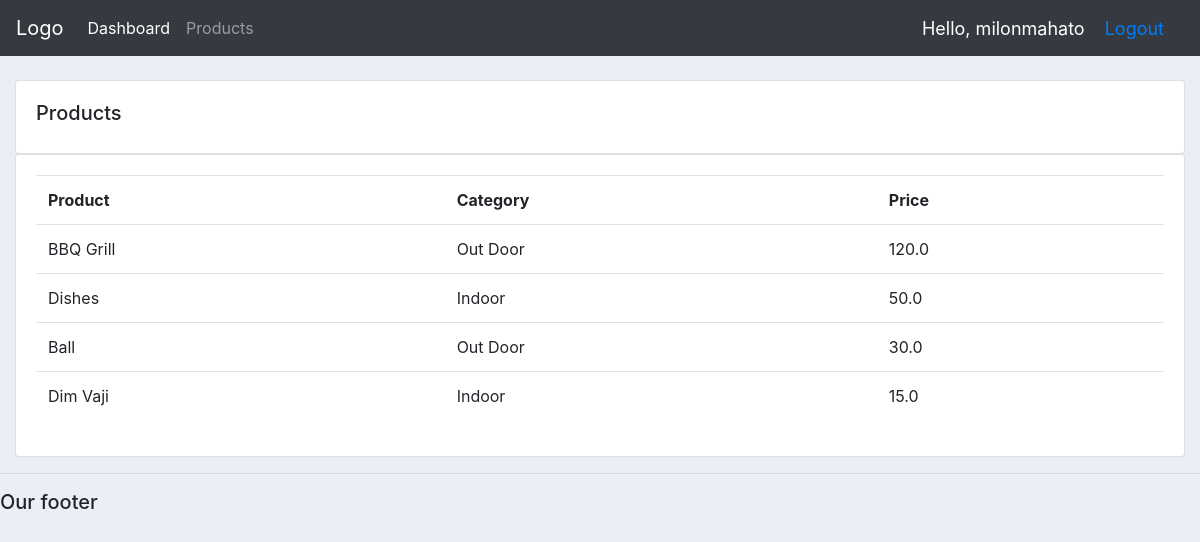
Screenshot of /products/ (signed in) with the database file from the repository.
### accounts/models.py (models this page shows, shortened)
class Product(models.Model):
    CATEGORY = (
        ('Indoor', 'Indoor'),
        ('Out Door', 'Out Door'),
    )
    name = models.CharField(max_length=200, null=True)
    price = models.FloatField(null=True)
    category = models.CharField(max_length=200, null=True, choices=CATEGORY)
    description = models.CharField(max_length=200, null=True, blank=True)
    date_created = models.DateTimeField(auto_now_add=True, null=True)
    tags = models.ManyToManyField(Tag)

### accounts/views/classbased_view.py (the view)
# urls.py: path('products/', ProductsView.as_view(), name='products'),
class ProductsView(ListView):
    model = Product
    template_name = 'accounts/products.html'
    context_object_name = 'products'
    @method_decorator(login_required(login_url='login'))
    @method_decorator(allowed_users(allowed_roles=['admin']))
    def dispatch(self, *args, **kwargs):
        return super().dispatch(*args, **kwargs)

### templates/accounts/products.html (shortened to what this page needs)
{% extends 'base.html' %}
{% block content %}
		<br>
		<div class="row">
			<div class="col-md">
				<div class="card card-body">
					<h5>Products</h5>
				</div>
				<div class="card card-body">
					<table class="table">
						<tr>
							<th>Product</th>
							<th>Category</th>
							<th>Price</th>
						</tr>
                        {% for product in products %}
                            <tr>
                                <td>{{ product.name }}</td>
                                <td>{{ product.category }}</td>
                                <td>{{ product.price }}</td>
                            </tr>
                        {% endfor %}
					</table>
				</div>
			</div>
		</div>
{% endblock content %}

### templates/navbar.html (shortened to what this page needs)
<nav class="navbar navbar-expand-lg navbar-dark bg-dark">
    <a class="navbar-brand" href="#">Logo</a>
    <div class="collapse navbar-collapse" id="navbarNav">
        <ul class="navbar-nav">
            {% if request.user.is_staff %}
                <li class="nav-item active">
                    <a class="nav-link" href="{% url 'home' %}">Dashboard</a>
                </li>
                <li class="nav-item">
                    <a class="nav-link" href="{% url 'products' %}">Products</a>
                </li>
            {% else %}
                <li class="nav-item">
                    <a class="nav-link" href="{% url 'account' %}">Setting</a>
                </li>
            {% endif %}
        </ul>
    </div>
    <span id = "hello-msg">Hello, {{ request.user }}</span>
    <span id = "hello-msg"><a href="{% url 'logout' %}">Logout</a></span>
</nav>

### static/css/main.css (style rules this page uses)
body { background-color: #ebeff5; }
#hello-msg { font-size: 18px; color: white; margin-right: 20px; }

### rows the page displays
Product: name "BBQ Grill", category "Out Door", price "120.0"
Product: name "Dishes", category "Indoor", price "50.0"
Product: name "Ball", category "Out Door", price "30.0"
Product: name "Dim Vaji", category "Indoor", price "15.0"

### other values shown
{{ request.user }} "milonmahato"
